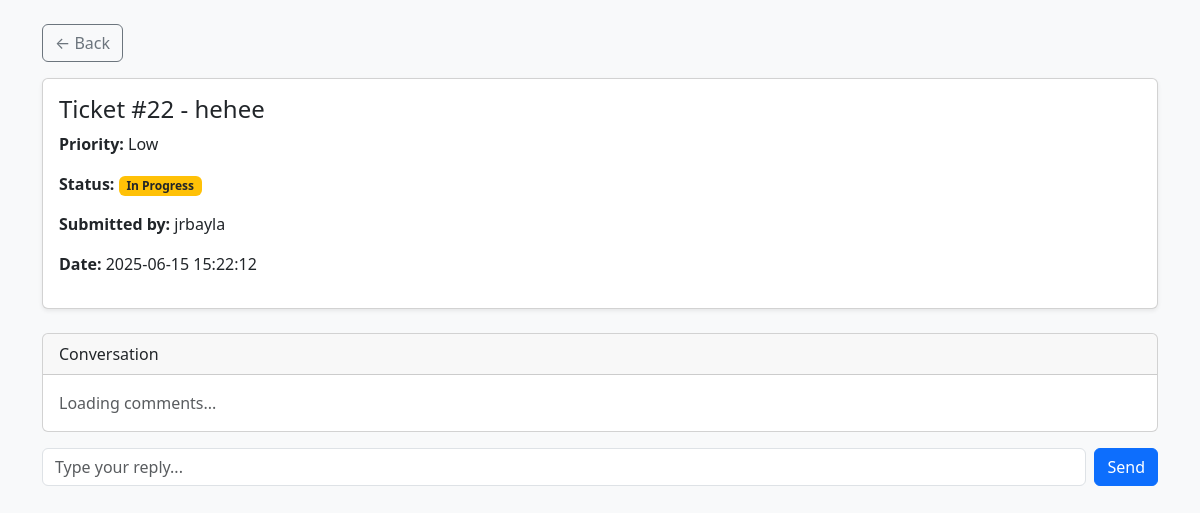
Screenshot of /view_ticket.php?id=22 (signed in) with the database file from the repository.
### tables this page shows
CREATE TABLE `tickets` (
  `id` int(11) NOT NULL,
  `name` varchar(100) DEFAULT NULL,
  `email` varchar(100) DEFAULT NULL,
  `issue` text DEFAULT NULL,
  `priority` varchar(10) DEFAULT NULL,
  `status` varchar(50) NOT NULL DEFAULT 'Open',
  `submitted_by` varchar(50) DEFAULT NULL,
  `created_at` timestamp NOT NULL DEFAULT current_timestamp()
);

### view_ticket.php (the view, shortened to what this page needs)
<?php
include 'includes/dbconnection.php';
$role = $_SESSION['role'];
$ticket_id = intval($_GET['id']);
$stmt = $conn->prepare("SELECT * FROM tickets WHERE id = ?");
$stmt->bind_param("i", $ticket_id);
$stmt->execute();
$ticket = $stmt->get_result()->fetch_assoc();
?>
<!DOCTYPE html>
<html lang="en">
<head>
    <link href="https://cdn.jsdelivr.net/npm/bootstrap@5.3.0/dist/css/bootstrap.min.css" rel="stylesheet">
</head>
<body class="bg-light">
    <div class="container py-4">
        <a href="<?= ($role === 'admin') ? 'admin_dashboard.php' : 'client_dashboard.php' ?>" class="btn btn-outline-secondary mb-3">&larr; Back</a>
        <div class="card shadow-sm mb-4">
            <div class="card-body">
                <h4 class="card-title">Ticket #<?= $ticket['id'] ?> - <?= htmlspecialchars($ticket['issue']) ?></h4>
                <p><strong>Priority:</strong> <?= $ticket['priority'] ?></p>
                <p><strong>Status:</strong>
                    <span class="badge bg-<?= $ticket['status'] === 'Open' ? 'success' : ($ticket['status'] === 'In Progress' ? 'warning text-dark' : 'secondary') ?>">
                        <?= htmlspecialchars($ticket['status']) ?>
                    </span>
                </p>
                <p><strong>Submitted by:</strong> <?= htmlspecialchars($ticket['submitted_by']) ?></p>
                <p><strong>Date:</strong> <?= $ticket['created_at'] ?></p>
            </div>
        </div>
        <div class="card mb-3">
            <div class="card-header">Conversation</div>
            <div class="card-body" id="comments-container" style="max-height: 300px; overflow-y: auto;">
                <div class="text-muted">Loading comments...</div>
            </div>
        </div>
        <form id="reply-form" method="POST" class="d-flex gap-2">
            <input type="text" name="comment" class="form-control" placeholder="Type your reply..." required>
            <button type="submit" class="btn btn-primary">Send</button>
        </form>
    </div>
</body>
</html>

### rows the page displays
tickets: id "22", issue "hehee", priority "Low", status "In Progress", submitted_by "jrbayla", created_at "2025-06-15 15:22:12"
